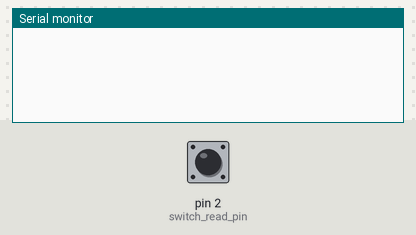
The sketch below on a simulated Arduino Uno, built with avr-gcc and run on an emulated ATmega328P. Parts: the last lines printed to the serial monitor. The test bench sets the inputs (shaded band); at power-on: pin 2 (switch_read_pin) LOW.

Above: at 1.2 s.
1.3 s: pin 2 (switch_read_pin) pulled HIGH for 0.15 s
At 1.43 s:
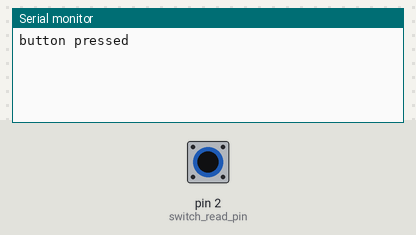
At 2.5 s:
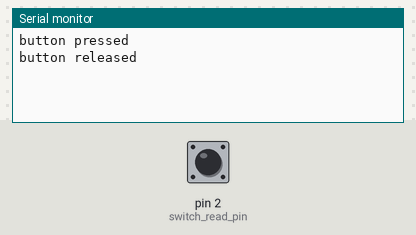

Measured:
- after the input at 1.3 s, the serial monitor: prints a new line at once (image 1)

The sketch:

SCS_E3_LED_button.ino
```cpp
/*  Author: Benjamin Low (benjamin.low@digimagic.com.sg)
 *  Description: Operation of a LED arcade button
 *  Last updated: 25 Nov 2015
 */


#define switch_read_pin 2 //connected to button switch
#define power_control_pin 3 //connected to relay. Relay is active-low.

boolean button_state;

void setup() {
  pinMode(switch_read_pin, INPUT);
  pinMode(power_control_pin, OUTPUT);
  Serial.begin(9600);
  digitalWrite(power_control_pin, HIGH); //turn off
}

void loop() {

        if (Serial.available()) {
                char my_command = Serial.read();

                if (my_command == '1') {
                        digitalWrite(power_control_pin, LOW);
                }
                else if (my_command == '2') {
                        digitalWrite(power_control_pin, HIGH);
                }

        }

  if (digitalRead(switch_read_pin) == HIGH) {
    if (button_state != true) {
      button_state = true;
      Serial.println("button pressed");
      digitalWrite(power_control_pin, LOW);
    }
  }
  else if (digitalRead(switch_read_pin) == LOW) {
    if (button_state != false) {
      button_state = false;
      Serial.println("button released");
      digitalWrite(power_control_pin, HIGH);
    }
  }

  delay(2);
}
```
